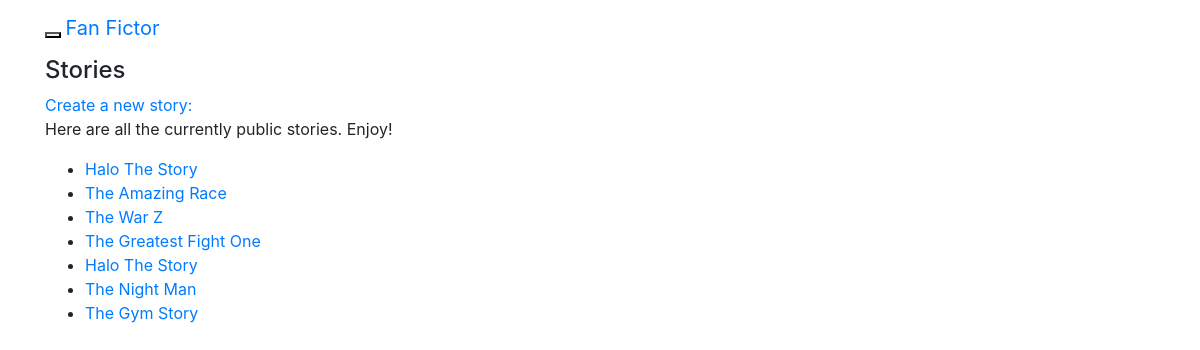
The app's page /stories/ (signed in) with its own data.
### fan_fictions/models.py (models this page shows)
class Story(models.Model):
    author = models.ForeignKey(User, on_delete=models.CASCADE)
    public = models.BooleanField(default=True)
    title = models.CharField(max_length=50)
    date_added = models.DateTimeField(auto_now_add=True)
    class Meta:
        verbose_name_plural = 'stories'
    def __str__(self):
        return self.title

### fan_fictions/views.py (the view)
# urls.py: path('stories/', views.stories, name='stories'),
@login_required
def stories(request):
    stories = Story.objects.order_by('date_added').filter(public=True)
    context = {'stories': stories}
    return render(request, 'fan_fictions/stories.html', context)

### fan_fictions/templates/fan_fictions/stories.html
{% extends "fan_fictions/base.html" %}
{% block header %}
    <h4>Stories</h4>
{% endblock header %}
{% block content %}
<a href="{% url 'fan_fictions:new_story' %}">Create a new story:</a>
<p>Here are all the currently public stories. Enjoy!</p>
<ul>
    {% for story in stories %}
        <li>
            <a href="{% url 'fan_fictions:story' story.id %}">{{story}}</a>
        </li>
    {% empty %}
        <li>No stories have been added yet.</li>
    {% endfor %}
</ul>
{% endblock content %}

### records on screen
Story: title "Halo The Story"
Story: title "The Amazing Race"
Story: title "The War Z"
Story: title "The Greatest Fight One"
Story: title "Halo The Story"
Story: title "The Night Man"
Story: title "The Gym Story"
